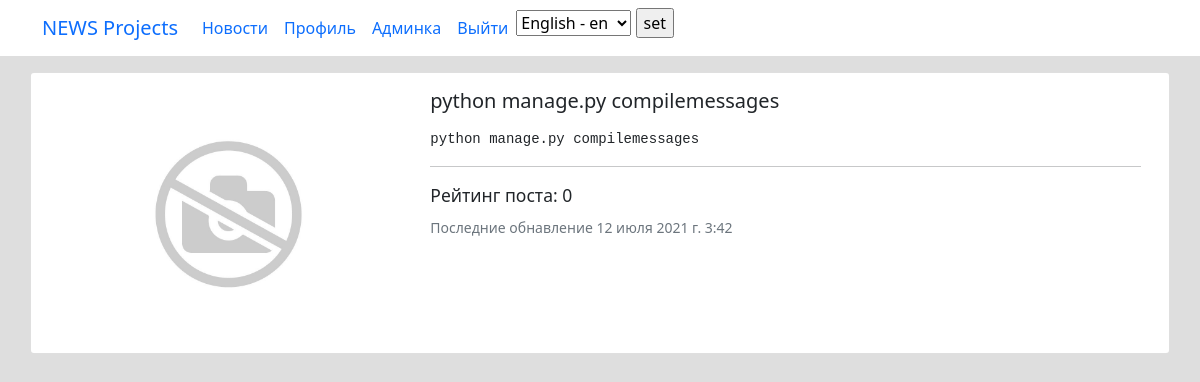
The page /news/205 (signed in) on the database as committed earlier.
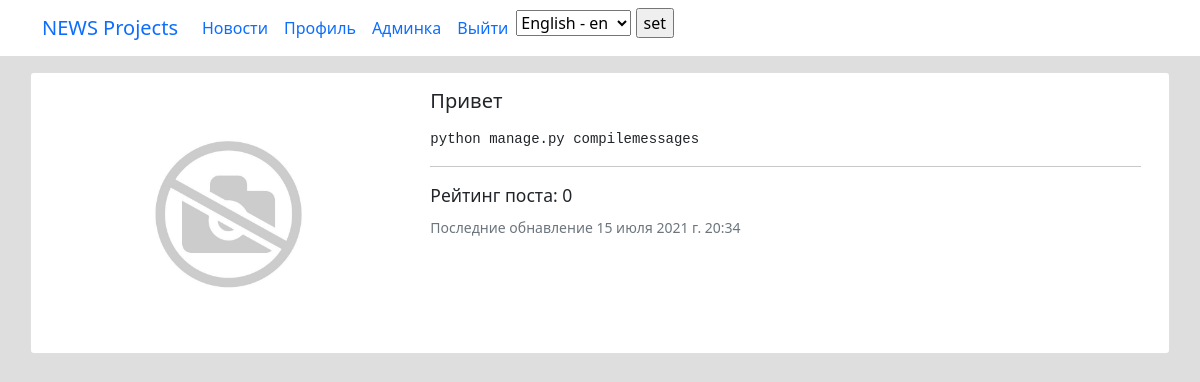
The same page on the database as committed later.
### news/models.py (models this page shows, shortened)
class Post(models.Model):
    PostAuthor = models.ForeignKey(Author, on_delete=models.CASCADE, verbose_name='Автор поста')
    PostNews = 'PN'
    PostArticle = 'PA'
    POSITIONS = [
        (PostArticle, 'Статья'),
        (PostNews, 'Новость'),
    ]
    postCategory = models.ManyToManyField(Category, verbose_name='Категория поста',  through='PostCategory')
    title = models.CharField(max_length=50, verbose_name='Название')
    positions = models.CharField(max_length=2, choices=POSITIONS, default=PostArticle, verbose_name='Тип поста')
    category_id = models.ForeignKey(Category, verbose_name='Категория', null=True, on_delete=models.CASCADE, related_name='category_id')
    data = models.DateTimeField(auto_now_add=True, verbose_name='Дата создания')
    data_update = models.DateTimeField(auto_now=True, verbose_name='Дата редактирования')
    photo = models.ImageField(upload_to='photos/%Y/%m/%d/', verbose_name='Фото', blank=True, default='/photos/def/1.jpg/')
    previewName = models.CharField(max_length=128, verbose_name='Превью поста')
    text = RichTextField(blank=True, null=True, verbose_name='Текст поста')
    rating = models.SmallIntegerField(default=0, verbose_name='Рейтинг')
    public = models.BooleanField(default=True, verbose_name='Опубликовано')
    comments = GenericRelation(Comment)
    class Meta:
        verbose_name = 'Пост'
        verbose_name_plural = 'Посты'

### news/views.py (the view)
# urls.py: path('<int:pk>', new.as_view(), name='news_detail'),
class new(LoginRequiredMixin, PermissionRequiredMixin, DetailView):
    model = Post
    template_name = 'new_home.html'
    context_object_name = 'new'
    permission_required = 'news.view_post'
    def get_context_data(self, **kwargs):
        context = super().get_context_data(**kwargs)
        context['pc_post'] = PostCategory.objects.filter(pcPost=self.kwargs['pk'])
        return context
    def get_object(self, *args, **kwargs):
        obj = cache.get(f"new-{self.kwargs['pk']}", None)
        if not obj:
            obj = super().get_object(queryset=self.get_queryset())
            cache.set(f"new-{self.kwargs['pk']}", obj)
        return obj

### templates/new_home.html (shortened to what this page needs)
<!doctype html>
<html lang="en">
<head>{% extends 'flatpages/base.html' %} {% load custom_filters %} {% load comment_tags %}
{%block content%}
<div class="card mb-3" style="max-width: 1920px;">
    <div class="row g-0">
        <div class="col-md-4">
            {%if new.photo%}
            <img src="{{new.photo.url}}" class="img-fluid rounded-start" alt="...">
            {%endif%}
        </div>
        <div class="col-md-8">
            <div class="card-body">
                <h5 class="card-title">{{new.title}}</h5>
                <p class="card-text">{{new.text|safe}}</p>
                <hr>
                <h5 class="card-text"><small class="text-dark">Рейтинг поста: {{new.rating}}</small></h5>
                <p class="card-text"><small class="text-muted">Последние обнавление {{new.data_update}}</small></p>
            </div>
        </div>
    </div>
</div>
{%endblock%}

Rows that differ between the two databases and show on the page:
changed Post "python manage.py compilemessages": title "python manage.py compilemessages" → "Привет"; data_update "12 июля 2021 г. 3:42" → "15 июля 2021 г. 20:34"
